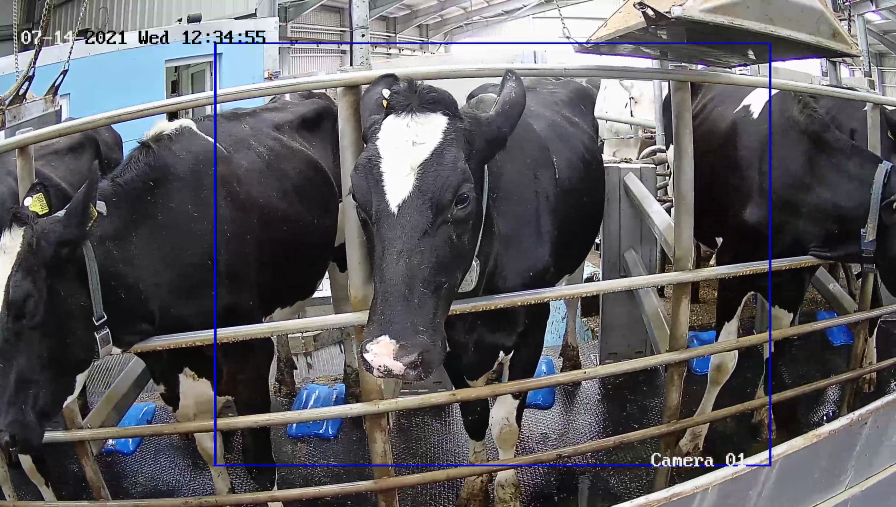
#> input picture data/bfmatcher/test_3.jpg, 2688 x 1520 px, given as the content of the folder data/pictures/05.08.22/therm/, which was not available (shown at 1/3 size)
$ python renamer.py
#> lines starting #> are read from the running program, lines starting #| are printed output that depends on the picture; after the words box and inside, x2 and y2 are one past the last pixel; in counts of white or black regions, pixels touching at a corner belong together; pictures that were not available may be replaced by others from this repository, and a replacement may not be noted
import argparse
import cv2
import os
import numpy as np
from pytesseract import image_to_string


def get_text(filename: str, therm: bool):
    # Read image
#> called with filename = 'data/pictures/05.08.22/therm/test_3.jpg', therm = True
    img: np.ndarray = cv2.imread(filename)
#> img is the input picture: shape (1520, 2688, 3); mean B, G, R 96.4, 93, 94.1
    # Crop
    img = img[20:100, 20:620] if therm else img[40:140, 40:820]
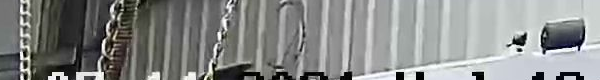
#> img: shape (80, 600, 3); mean B, G, R 136, 137.6, 135.5
    # Threshold
    HSV_img = cv2.cvtColor(img,cv2.COLOR_BGR2HSV)
#> HSV_img: shape (80, 600, 3); mean H, S, V 47.6, 16, 138.8
    h,s,v = cv2.split(HSV_img)
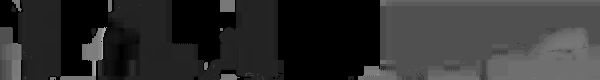
#> h: shape (80, 600); min 0, max 173, mean 47.6
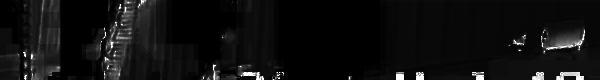
#> s: shape (80, 600); min 0, max 255, mean 16
    v = cv2.GaussianBlur(v, (1,1), 0)
    thresh = cv2.threshold(v, 0, 255, cv2.THRESH_BINARY_INV + cv2.THRESH_OTSU)[1]
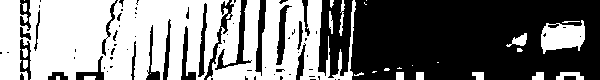
#> thresh: shape (80, 600); 48.9% white; 29 white regions (11 under 20 px), largest, box (x1, y1, x2, y2) and area: (0, 0, 229, 80) 14755, (207, 0, 356, 80) 6683, (541, 20, 585, 54) 998
    kernel = cv2.getStructuringElement(cv2.MORPH_RECT, ksize=(1, 1))
    thresh = cv2.dilate(thresh, kernel)
    # Return text
#> (the run stopped early here; a loop or call above may not have finished)
